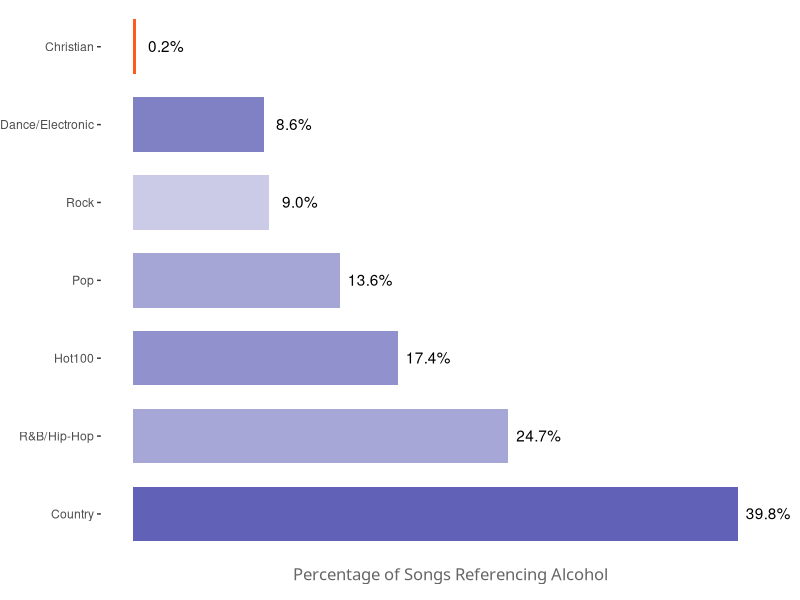

The R source for this figure:
read.csv("charts_drinking_words_counts_summary.csv", stringsAsFactors = FALSE) -> data_summary
library(ggplot2)
library(dplyr)
data_summary %>% group_by(chart) %>% summarise(mean(percentageOfSongsWithDrinking)) -> sum_by_chart
colnames(sum_by_chart) <- c("Chart", "Percentage")

ggplot(sum_by_chart,
       aes(x = reorder(Chart, -Percentage) ,
           y=Percentage)) +
        geom_bar(stat = "identity", alpha = 0.2+1.7*sort(sum_by_chart$Percentage, decreasing = TRUE),
                 fill=c("orangered",rep("blue4", times = 6)), width = 0.7) + coord_flip() +
  geom_text(aes(y = (Percentage+0.02), label = scales::percent(round(Percentage, digits = 3)), vjust = 0.45) ) +
        theme(
         panel.grid.major = element_blank(), 
         panel.grid.minor = element_blank(),
         panel.background = element_rect(fill = "transparent",colour = NA),
         plot.background = element_rect(fill = "transparent",colour = NA),
         axis.title.y = element_blank(),
         axis.text.x  = element_blank(),
         axis.ticks.x = element_blank(),
         axis.title = element_text(size = 12, family = "Monserrat", color = "grey40"),
         plot.margin = unit(c(0, 0, 4, 0), "mm")
       ) +
        scale_y_continuous(name = "Percentage of Songs Referencing Alcohol")
